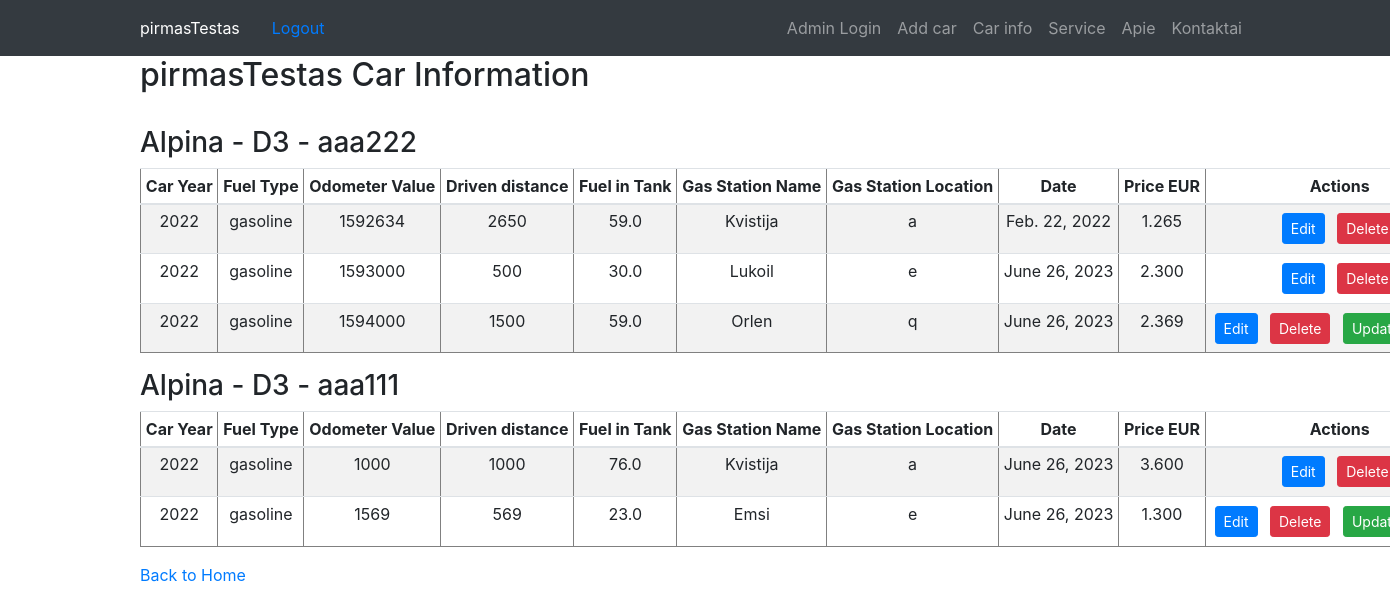
Before: /your_car_info/ (signed in) with the older database file.
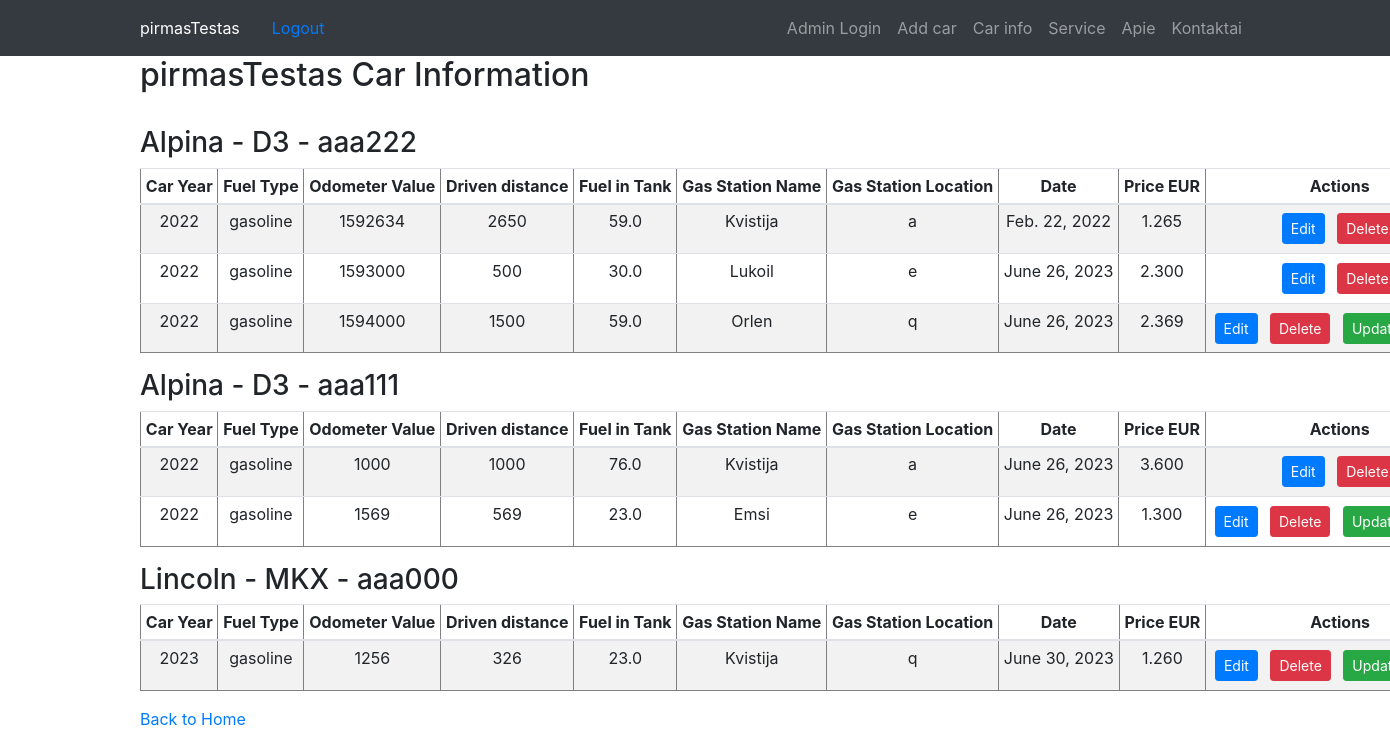
After: the same page with the newer database file.
### manoApps/models.py (models this page shows, shortened)
class UserCar(models.Model):
    user = models.ForeignKey(User, on_delete=models.CASCADE)
    car_model = models.ForeignKey(CarModel, on_delete=models.CASCADE)
    car_year = models.IntegerField()
    fuel_type = models.CharField(max_length=50)
    odometer_value = models.IntegerField(default=0)
    driven_distance = models.IntegerField(default=0)
    fuel_in_tank = models.FloatField(default=0)
    VIN = models.CharField(max_length=20, unique=True, default=0, validators=[MinLengthValidator(17)])
    car_plate = models.CharField(max_length=10, unique=True)

class CarModel(models.Model):
    car = models.ForeignKey(Car, on_delete=models.CASCADE)
    model = models.CharField(max_length=100)

class Car(models.Model):
    make = models.CharField(max_length=100)
    def __str__(self):
        return self.make

class CarMileage(models.Model):
    user_car = models.ForeignKey(UserCar, on_delete=models.CASCADE)
    gas_station = models.ForeignKey(GasStation, on_delete=models.CASCADE)
    odometer_value = models.IntegerField()
    fuel_in_tank = models.FloatField()
    driven_distance = models.IntegerField(default=0)
    price = models.DecimalField(max_digits=10, decimal_places=3)
    timestamp = models.DateTimeField(auto_now_add=True)

class GasStation(models.Model):
    name = models.CharField(max_length=100)
    location = models.CharField(max_length=200)
    user_car = models.ForeignKey(UserCar, on_delete=models.CASCADE)
    date = models.DateField()
    price = models.DecimalField(default=0, max_digits=10, decimal_places=3)

### manoApps/views.py (the view)
# urls.py: path('your_car_info/', views.your_car_info, name='your_car_info'),
@login_required
def your_car_info(request):
    user_cars = UserCar.objects.filter(user=request.user)
    return render(request, 'manoApps/your_car_info.html', {'user_cars': user_cars})

### manoApps/templates/manoApps/your_car_info.html
{% extends 'base.html' %}
{% block content %}
  <h2>{{ user.username }} Car Information</h2>
  <br />
  {% for user_car in user_cars %}
    <h3>{{ user_car.car_model.car }} - {{ user_car.car_model.model }} - {{ user_car.car_plate }}</h3>
    <table border="1" class="table table-striped table-sm center-table">
      <thead>
        <tr>
          <th class="text-nowrap text-center">Car Year</th>
          <th class="text-nowrap text-center">Fuel Type</th>
          <th class="text-nowrap text-center">Odometer Value</th>
          <th class="text-nowrap text-center">Driven distance</th>
          <th class="text-nowrap text-center">Fuel in Tank</th>
          <th class="text-nowrap text-center">Gas Station Name</th>
          <th class="text-nowrap text-center">Gas Station Location</th>
          <th class="text-nowrap text-center">Date</th>
          <th class="text-nowrap text-center">Price EUR</th>
          <th class="text-nowrap text-center">Actions</th>
        </tr>
      </thead>
      <tbody>
        {% for car_mileage in user_car.carmileage_set.all %}
          <tr>
            <td class="text-nowrap text-center">{{ user_car.car_year }}</td>
            <td class="text-nowrap text-center">{{ user_car.fuel_type }}</td>
            <td class="text-nowrap text-center">{{ car_mileage.odometer_value }}</td>
            <td class="text-nowrap text-center">{{ car_mileage.driven_distance }}</td>
            <td class="text-nowrap text-center">{{ car_mileage.fuel_in_tank }}</td>
            <td class="text-nowrap text-center">{{ car_mileage.gas_station.name }}</td>
            <td class="text-nowrap text-center">{{ car_mileage.gas_station.location }}</td>
            <td class="text-nowrap text-center">{{ car_mileage.gas_station.date }}</td>
            <td class="text-nowrap text-center">{{ car_mileage.price }}</td>
            <td class="text-nowrap text-center">
              <div class="d-inline-block">
                <a class="btn btn-primary btn-sm m-1" href="{% url 'edit_car' car_id=user_car.id carmileage_id=car_mileage.id %}">Edit</a>
              </div>
              <div class="d-inline-block">
                <a class="btn btn-danger btn-sm m-1" href="{% url 'delete_car' user_car.id car_mileage.gas_station.id %}"
                   onclick="return confirm('Are you sure you want to delete this car?')">Delete</a>
              </div>
              {% if forloop.last %}
                <div class="d-inline-block">
                  <a class="btn btn-success btn-sm m-1" href="{% url 'add_mileage' user_car.id %}">Update mileage</a>
                </div>
              {% endif %}
            </td>
          </tr>
        {% endfor %}
      </tbody>
    </table>
  {% empty %}
    <p>No cars found</p>
  {% endfor %}
  <p>
    <a href="{% url 'Index' %}">Back to Home</a>
  </p>
{% endblock %}

### templates/base.html (shortened to what this page needs)
<!DOCTYPE html>
<html lang="en">
{% load i18n %}
<head>
    <link rel="stylesheet" href="https://stackpath.bootstrapcdn.com/bootstrap/4.3.1/css/bootstrap.min.css"
>
</head>
<body>
    <nav class="navbar navbar-expand-lg navbar-dark bg-dark static-top">
        <div class="container">
                    {% if request.user.is_authenticated %}
            <span class="navbar-text text-white mr-3">
                {{ request.user.username }}
            </span>
            <a class="nav-link" href="{% url 'logout' %}">
                {% trans "Logout" %}
            </a>
        {% else %}
            <span class="navbar-text text-white mr-3">
                {% trans "Guest" %}
            </span>
        {% endif %}
            <div class="collapse navbar-collapse" id="navbarResponsive">
                <ul class="navbar-nav ml-auto">
                    <li class="nav-item">
                        <a class="nav-link" href="/"></a>
                    </li>
                    <li class="nav-item">
                        <a class="nav-link" href="{% url 'admin:index' %}">Admin Login
                        </a>
                    </li>
                   {% if user.is_authenticated %}
                    <li class="nav-item">
                        <a class="nav-link" href="{% url 'add_car' %}">Add car</a>
                    </li>
                    <li class="nav-item">
                        <a class="nav-link" href="{% url 'your_car_info' %}">Car info</a>
                    </li>
                    <li class="nav-item">
                        <a class="nav-link" href="{% url 'mano_service' %}">Service</a>
                    </li>
                    {% endif %}
                    <li class="nav-item">
                        <a class="nav-link" href="{% url 'apie' %}">Apie</a>
                    </li>
                    <li class="nav-item">
                        <a class="nav-link" href="{% url 'kontaktai' %}">Kontaktai</a>
                    </li>
                </ul>
            </div>
        </div>
    </nav>
    <div class="container">
                {% block content %}
                {% endblock %}
    </div>
</body>
</html>

Changed rows visible on the page:
added UserCar: car_model.car "Lincoln", car_model.model "MKX", car_plate "aaa000", car_year "2023", fuel_type "gasoline"
added CarMileage: odometer_value "1256", driven_distance "326", fuel_in_tank "23.0", gas_station.name "Kvistija", gas_station.location "q", gas_station "June 30, 2023", price "1.260", shows "Update mileage", shown under "Lincoln"
